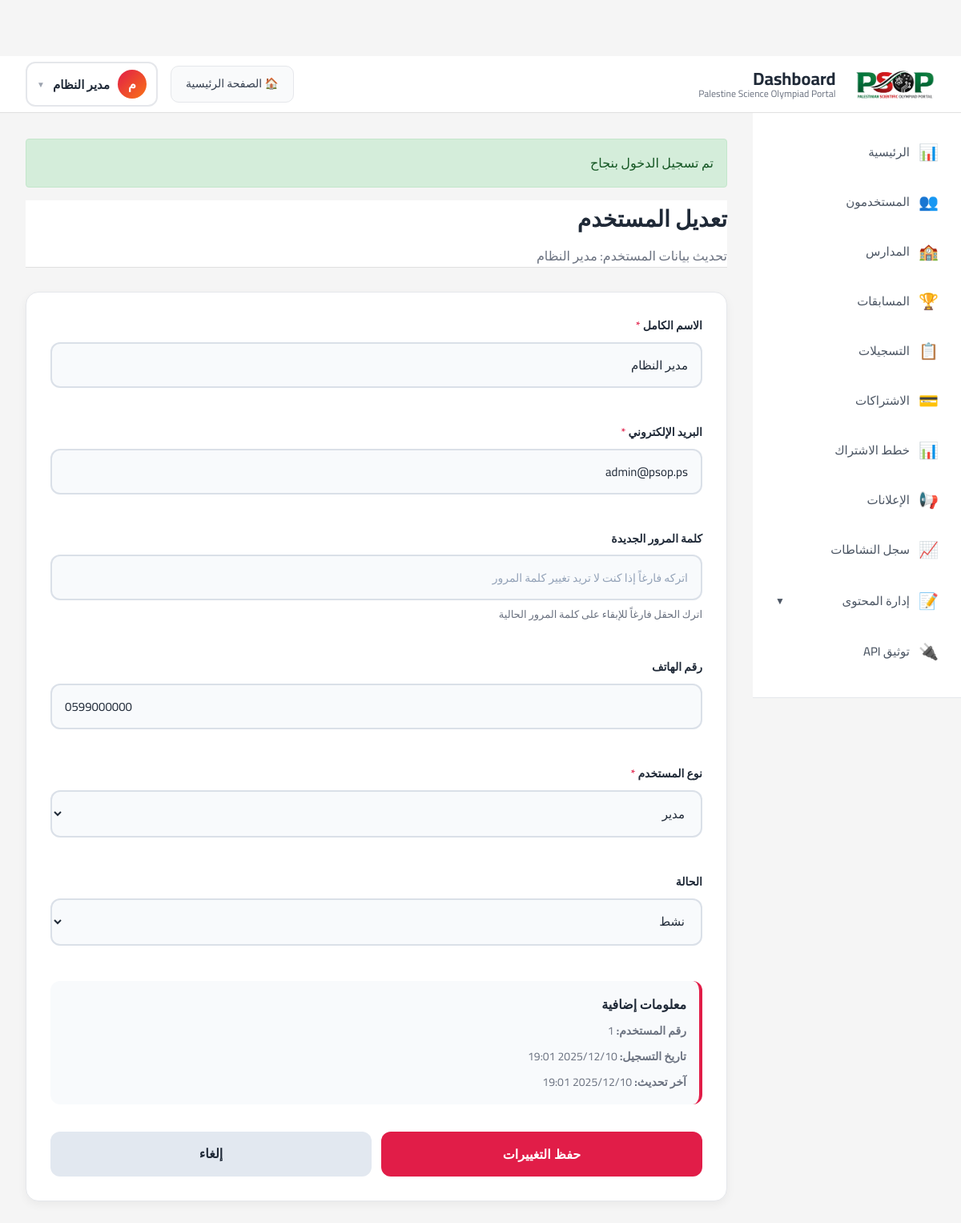
Page /public/admin/users/1/edit (signed in) on the committed database.
### tables this page shows
CREATE TABLE users (
    id INT AUTO_INCREMENT PRIMARY KEY,
    name VARCHAR(255) NOT NULL,
    email VARCHAR(255) NOT NULL UNIQUE,
    password_hash VARCHAR(255) NOT NULL,
    phone VARCHAR(20),
    type ENUM('student', 'school_coordinator', 'trainer', 'admin', 'competition_manager') NOT NULL,
    status ENUM('active', 'inactive', 'pending', 'suspended') DEFAULT 'active',
    created_at DATETIME NOT NULL,
    updated_at DATETIME NOT NULL,
    INDEX idx_email (email),
    INDEX idx_type (type),
    INDEX idx_status (status)
);

### views/admin/users/edit.php (the view, shortened to what the rows shown need)
<div class="dashboard-header" style="margin-bottom: 30px;">
    <h1 style="color: var(--text-main); font-size: 28px; margin-bottom: 8px;">تعديل المستخدم</h1>
    <p style="color: var(--text-muted);">تحديث بيانات المستخدم: <?= $this->e($user['name']) ?></p>
</div>
<div class="card" style="background: white; border-radius: 16px; box-shadow: 0 4px 12px rgba(0,0,0,0.05); padding: 30px; max-width: 900px;">
    <form method="POST" action="<?= $this->url('/admin/users/' . $user['id'] . '/update') ?>">
        <div style="display: grid; gap: 24px;">
            <div class="form-group">
                <label style="display: block; margin-bottom: 8px; font-weight: 600; color: var(--text-main);">
                    الاسم الكامل <span style="color: var(--primary);">*</span>
                </label>
                <input type="text"
                       name="name"
                       required
                       value="<?= $this->e($_SESSION['old']['name'] ?? $user['name']) ?>"
                       style="width: 100%; padding: 12px 16px; border: 2px solid rgba(148, 163, 184, 0.3); border-radius: 12px; font-size: 15px; transition: all 0.2s;">
            </div>
            <div class="form-group">
                <label style="display: block; margin-bottom: 8px; font-weight: 600; color: var(--text-main);">
                    البريد الإلكتروني <span style="color: var(--primary);">*</span>
                </label>
                <input type="email"
                       name="email"
                       required
                       value="<?= $this->e($_SESSION['old']['email'] ?? $user['email']) ?>"
                       style="width: 100%; padding: 12px 16px; border: 2px solid rgba(148, 163, 184, 0.3); border-radius: 12px; font-size: 15px; transition: all 0.2s;">
            </div>
            <div class="form-group">
                <label style="display: block; margin-bottom: 8px; font-weight: 600; color: var(--text-main);">
                    كلمة المرور الجديدة
                </label>
                <input type="password"
                       name="password"
                       minlength="6"
                       placeholder="اتركه فارغاً إذا كنت لا تريد تغيير كلمة المرور"
                       style="width: 100%; padding: 12px 16px; border: 2px solid rgba(148, 163, 184, 0.3); border-radius: 12px; font-size: 15px; transition: all 0.2s;">
                <div style="color: var(--text-muted); font-size: 13px; margin-top: 6px;">اترك الحقل فارغاً للإبقاء على كلمة المرور الحالية</div>
            </div>
            <div class="form-group">
                <label style="display: block; margin-bottom: 8px; font-weight: 600; color: var(--text-main);">
                    رقم الهاتف
                </label>
                <input type="tel"
                       name="phone"
                       value="<?= $this->e($_SESSION['old']['phone'] ?? $user['phone'] ?? '') ?>"
                       style="width: 100%; padding: 12px 16px; border: 2px solid rgba(148, 163, 184, 0.3); border-radius: 12px; font-size: 15px; transition: all 0.2s;">
            </div>
            <div class="form-group">
                <label style="display: block; margin-bottom: 8px; font-weight: 600; color: var(--text-main);">
                    نوع المستخدم <span style="color: var(--primary);">*</span>
                </label>
                <select name="type"
                        required
                        style="width: 100%; padding: 12px 16px; border: 2px solid rgba(148, 163, 184, 0.3); border-radius: 12px; font-size: 15px; transition: all 0.2s;">
                    <option value="admin" <?= ($_SESSION['old']['type'] ?? $user['type']) === 'admin' ? 'selected' : '' ?>>مدير</option>
                </select>
            </div>
            <div class="form-group">
                <label style="display: block; margin-bottom: 8px; font-weight: 600; color: var(--text-main);">
                    الحالة
                </label>
                <select name="status"
                        style="width: 100%; padding: 12px 16px; border: 2px solid rgba(148, 163, 184, 0.3); border-radius: 12px; font-size: 15px; transition: all 0.2s;">
                    <option value="active" <?= ($_SESSION['old']['status'] ?? $user['status']) === 'active' ? 'selected' : '' ?>>نشط</option>
                </select>
            </div>
            <div style="background: #f8fafc; border-radius: 12px; padding: 16px; border-right: 4px solid var(--primary);">
                <div style="font-weight: 600; color: var(--text-main); margin-bottom: 8px;">معلومات إضافية</div>
                <div style="display: grid; gap: 8px; font-size: 14px; color: var(--text-muted);">
                    <div><strong>رقم المستخدم:</strong> <?= $user['id'] ?></div>
                    <div><strong>تاريخ التسجيل:</strong> <?= date('Y/m/d H:i', strtotime($user['created_at'])) ?></div>
                    <?php if ($user['updated_at']): ?>
                        <div><strong>آخر تحديث:</strong> <?= date('Y/m/d H:i', strtotime($user['updated_at'])) ?></div>
                    <?php endif; ?>
                </div>
            </div>
            <div style="display: flex; gap: 12px; margin-top: 10px;">
                <button type="submit" style="flex: 1; background: var(--primary); color: white; padding: 14px; border: none; border-radius: 12px; font-weight: 600; font-size: 16px; cursor: pointer; transition: all 0.2s;">
                    حفظ التغييرات
                </button>
                <a href="<?= $this->url('/admin/users') ?>" style="flex: 1; background: #e2e8f0; color: var(--text-main); padding: 14px; border-radius: 12px; font-weight: 600; font-size: 16px; text-align: center; text-decoration: none; transition: all 0.2s; display: flex; align-items: center; justify-content: center;">
                    إلغاء
                </a>
            </div>
        </div>
    </form>
</div>

### views/layouts/dashboard.php (shortened to what the rows shown need)
<!DOCTYPE html>
<html lang="ar" dir="rtl">
<head>
    <link rel="stylesheet" href="<?= $this->asset('css/style.css') ?>">
</head>
<body class="dashboard-body">
    <header class="dashboard-header">
        <div class="dashboard-top-bar">
            <div class="dashboard-left">
                <div class="dashboard-brand">
                    <?php if (!empty($site_settings['site_logo'])): ?>
                        <img src="<?= $this->url($site_settings['site_logo']) ?>"
                             alt="Logo"
                             style="max-height: 40px; margin-left: 10px;">
                    <?php else: ?>
                        <div class="dashboard-icon">
                            <div class="dashboard-icon-inner"></div>
                        </div>
                    <?php endif; ?>
                    <div class="dashboard-title-box">
                        <h1 class="dashboard-title">Dashboard</h1>
                        <p class="dashboard-subtitle"><?= $this->e($site_settings['site_name_en'] ?? 'PSOP') ?></p>
                    </div>
                </div>
            </div>
            <div class="dashboard-right">
                <a href="<?= $this->url('/') ?>" class="home-link">🏠 الصفحة الرئيسية</a>
                <?php if (isset($user)): ?>
                    <div class="user-profile-box">
                        <button class="user-profile-btn" id="userProfileBtn">
                            <span class="user-avatar-circle"><?= mb_substr($this->e($user['name']), 0, 1) ?></span>
                            <span class="user-display-name"><?= $this->e($user['name']) ?></span>
                            <span class="arrow-down">▼</span>
                        </button>
                    </div>
                <?php endif; ?>
            </div>
        </div>
    </header>
    <div class="dashboard-layout">
        <aside class="sidebar">
            <ul class="sidebar-menu">
                <li><a href="<?= $this->url('/dashboard') ?>"><span>📊</span> الرئيسية</a></li>
                <?php if (isset($user) && in_array($user['type'], ['admin', 'competition_manager'])): ?>
                    <li><a href="<?= $this->url('/admin/users') ?>"><span>👥</span> المستخدمون</a></li>
                    <li><a href="<?= $this->url('/admin/schools') ?>"><span>🏫</span> المدارس</a></li>
                    <li><a href="<?= $this->url('/admin/competitions') ?>"><span>🏆</span> المسابقات</a></li>
                    <li><a href="<?= $this->url('/admin/registrations') ?>"><span>📋</span> التسجيلات</a></li>
                    <li><a href="<?= $this->url('/admin/subscriptions') ?>"><span>💳</span> الاشتراكات</a></li>
                    <li><a href="<?= $this->url('/admin/subscriptions/plans') ?>"><span>📊</span> خطط الاشتراك</a></li>
                    <li><a href="<?= $this->url('/admin/announcements') ?>"><span>📢</span> الإعلانات</a></li>
                    <li><a href="<?= $this->url('/admin/activity-logs') ?>"><span>📈</span> سجل النشاطات</a></li>
                    <li class="sidebar-dropdown">
                        <button class="sidebar-dropdown-toggle" onclick="toggleContentMenu(event)">
                            <span class="dropdown-content">
                                <span class="dropdown-icon">📝</span>
                                <span>إدارة المحتوى</span>
                            </span>
                            <span class="dropdown-arrow">▼</span>
                        </button>
                    </li>
                    <li><a href="<?= $this->url('/api/docs') ?>" target="_blank"><span>🔌</span> توثيق API</a></li>
                <?php endif; ?>
            </ul>
        </aside>
        <main class="dashboard-content">
            <?php if (isset($_SESSION['flash'])): ?>
                <?php foreach ($_SESSION['flash'] as $type => $message): ?>
                    <div class="alert alert-<?= $type ?>">
                        <?= $this->e($message) ?>
                    </div>
                <?php endforeach; ?>
            <?php endif; ?>
            <?= $viewContent ?>
        </main>
    </div>
</body>
</html>

### src/Core/Router.php (shortened to what the rows shown need)
<?php
class Router
{
    private array $routes = [];
    private array $config;
    public function __construct(array $config)
    {
        $this->config = $config;
    }
    private function addRoute(string $method, string $path, string $controller, string $action): void
    {
        $this->routes[] = [
            'method' => $method,
            'path' => $path,
            'controller' => $controller,
            'action' => $action,
            'pattern' => $this->convertPathToPattern($path),
        ];
    }
    private function convertPathToPattern(string $path): string
    {
        $pattern = preg_quote($path, '#');
        $pattern = preg_replace('/\\\{(\w+)\\\}/', '(?P<$1>[^/]+)', $pattern);
        return '#^' . $pattern . '$#';
    }
    public function dispatch(string $requestMethod, string $requestUri): void
    {
        $uri = parse_url($requestUri, PHP_URL_PATH);
        $basePath = parse_url($this->config['app']['base_url'], PHP_URL_PATH) ?? '';
        $basePath = rtrim($basePath, '/');
        if (!empty($basePath) && strpos($uri, $basePath) === 0) {
            $uri = substr($uri, strlen($basePath));
        }
        foreach ($this->routes as $route) {
            if (($route['method'] === $requestMethod || $route['method'] === 'ANY')
                && preg_match($route['pattern'], $uri, $matches)) {
                $params = array_filter($matches, 'is_string', ARRAY_FILTER_USE_KEY);
                $controller = new $controllerClass($this->config);
                $action = $route['action'];
                $args = array_values($params);
                call_user_func_array([$controller, $action], $args);
                return;
            }
        }
    }
}

### rows in the picture
users: name "م", name "مدير النظام", email "admin@psop.ps", phone "0599000000", type "مدير", status "نشط", id "1", created_at "2025/12/10 19:01", updated_at "2025/12/10 19:01"

### other values in the picture
$this->e($site_settings['site_name_en'] ?? 'PSOP') "Palestine Science Olympiad Portal"
$this->e($message) "تم تسجيل الدخول بنجاح"
